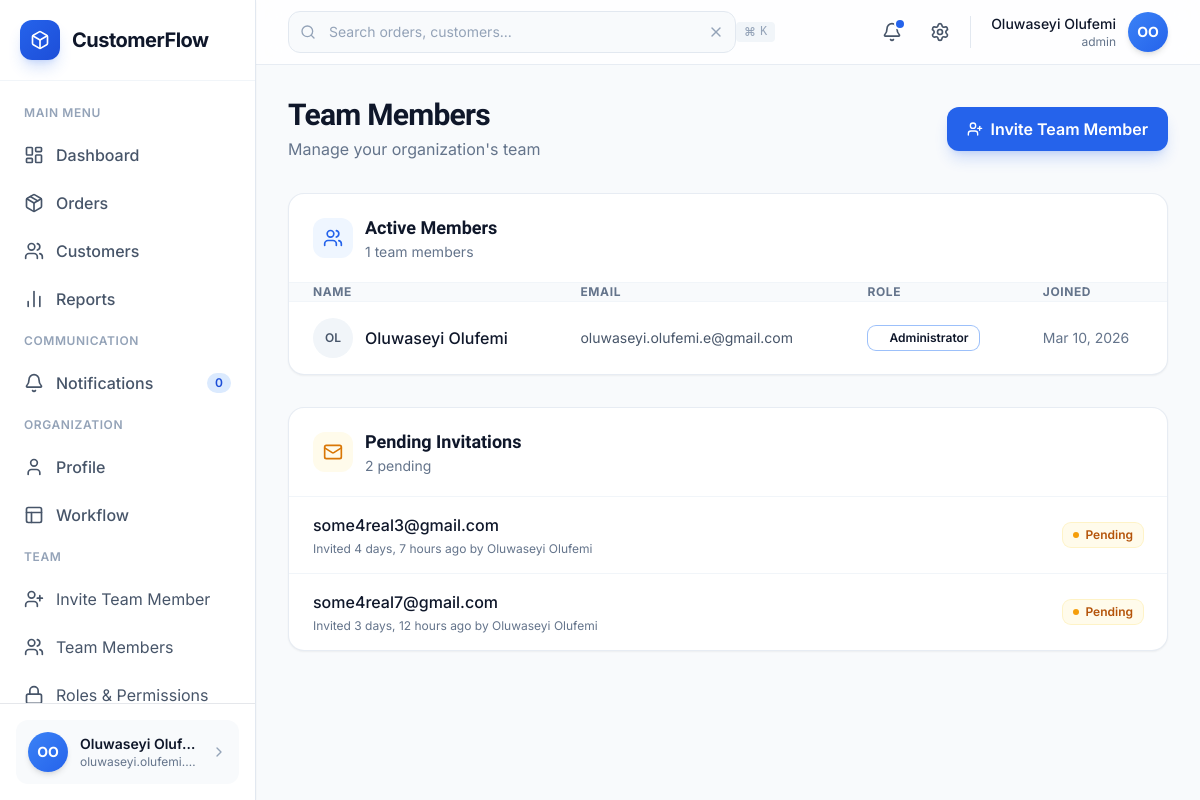
The app's page /accounts/members/ (signed in) with its own data.
### accounts/models.py (models this page shows, shortened)
class User(AbstractUser):
    organization = models.ForeignKey(
        Organization,
        on_delete=models.CASCADE,
        null=True,
        blank=True
    )
    role = models.CharField(
        max_length=50,
        default="staff",
        choices=[
            ("admin", "Admin"),
            ("staff", "Staff"),
        ]
    )

class StaffInvitation(models.Model):
    organization = models.ForeignKey(
        Organization,
        on_delete=models.CASCADE
    )
    email = models.EmailField()
    token = models.CharField(max_length=100, unique=True, default=secrets.token_urlsafe(32))
    created_by = models.ForeignKey(
        User,
        on_delete=models.CASCADE,
        related_name="invitations_sent"
    )
    created_at = models.DateTimeField(auto_now_add=True)
    accepted_at = models.DateTimeField(null=True, blank=True)
    accepted_by = models.ForeignKey(
        User,
        on_delete=models.SET_NULL,
        null=True,
        blank=True,
        related_name="invitations_accepted"
    )
    class Meta:
        unique_together = ('organization', 'email')

### accounts/views.py (the view)
# urls.py: path('members/', views.organization_members, name='organization_members'),
@login_required
def organization_members(request):
    if request.user.role != 'admin':
        messages.error(request, 'Only admins can view members.')
        return redirect('dashboard:home')
    members = User.objects.filter(organization=request.user.organization)
    invitations = StaffInvitation.objects.filter(
        organization=request.user.organization,
        accepted_at__isnull=True
    )
    return render(request, 'accounts/organization_members.html', {
        'members': members,
        'pending_invitations': invitations
    })

### templates/accounts/organization_members.html (shortened to what this page needs)
{% extends "layouts/base.html" %}
{% block content %}
<div class="max-w-6xl mx-auto">
  <div class="flex flex-col md:flex-row md:items-center md:justify-between gap-4 mb-8">
    <div>
      <h1 class="text-2xl md:text-3xl font-bold text-slate-900 font-display tracking-tight">
        Team Members
      </h1>
      <p class="text-slate-500 mt-1">
        Manage your organization's team
      </p>
    </div>
    <a href="{% url 'accounts:invite_staff' %}" class="inline-flex items-center justify-center gap-2 px-5 py-2.5 bg-blue-600 text-white font-semibold rounded-xl shadow-lg shadow-blue-600/20 hover:bg-blue-700 transition-all">
      <i data-lucide="user-plus" class="w-4 h-4"></i>
      Invite Team Member
    </a>
  </div>
  <div class="bg-white rounded-2xl border border-slate-200/80 shadow-sm overflow-hidden mb-8">
    <div class="px-6 py-5 border-b border-slate-100 flex items-center gap-3">
      <div class="w-10 h-10 bg-blue-50 rounded-xl flex items-center justify-center">
        <i data-lucide="users" class="w-5 h-5 text-blue-600"></i>
      </div>
      <div>
        <h2 class="text-lg font-semibold text-slate-900 font-display">
          Active Members
        </h2>
        <p class="text-sm text-slate-500">
          {{ members|length }} team members
        </p>
      </div>
    </div>
    <div class="overflow-x-auto">
      <table class="w-full">
        <thead class="bg-slate-50 border-b border-slate-100">
          <tr class="text-left text-xs font-semibold text-slate-500 uppercase tracking-wider">
            <th class="px-6 py-3">Name</th>
            <th class="px-6 py-3">Email</th>
            <th class="px-6 py-3">Role</th>
            <th class="px-6 py-3">Joined</th>
          </tr>
        </thead>
        <tbody class="divide-y divide-slate-100">
          {% for member in members %}
          <tr class="hover:bg-slate-50 transition">
            <td class="px-6 py-4">
              <div class="flex items-center gap-3">
                <div class="w-10 h-10 rounded-full bg-slate-100 flex items-center justify-center text-xs font-semibold text-slate-600">
                  {{ member.get_full_name|slice:":2"|upper }}
                </div>
                <span class="font-medium text-slate-900">
                  {{ member.get_full_name }}
                </span>
              </div>
            </td>
            <td class="px-6 py-4 text-sm text-slate-600">
              {{ member.email }}
            </td>
            <td class="px-6 py-4 text-sm">
              {% if member.role == 'admin' %}
                <span class="inline-flex items-center gap-1.5 px-2.5 py-1 bg-purple-50 text-purple-700 rounded-lg text-xs font-semibold ring-1 ring-purple-100">
                  <span class="w-1.5 h-1.5 bg-purple-500 rounded-full"></span>
                  Administrator
                </span>
              {% else %}
                <span class="inline-flex items-center gap-1.5 px-2.5 py-1 bg-blue-50 text-blue-700 rounded-lg text-xs font-semibold ring-1 ring-blue-100">
                  <span class="w-1.5 h-1.5 bg-blue-500 rounded-full"></span>
                  Staff
                </span>
              {% endif %}
            </td>
            <td class="px-6 py-4 text-sm text-slate-500">
              {{ member.date_joined|date:"M d, Y" }}
            </td>
          </tr>
          {% endfor %}
        </tbody>
      </table>
    </div>
  </div>
  {% if pending_invitations %}
  <div class="bg-white rounded-2xl border border-slate-200/80 shadow-sm overflow-hidden">
    <div class="px-6 py-5 border-b border-slate-100 flex items-center gap-3">
      <div class="w-10 h-10 bg-amber-50 rounded-xl flex items-center justify-center">
        <i data-lucide="mail" class="w-5 h-5 text-amber-600"></i>
      </div>
      <div>
        <h2 class="text-lg font-semibold text-slate-900 font-display">
          Pending Invitations
        </h2>
        <p class="text-sm text-slate-500">
          {{ pending_invitations|length }} pending
        </p>
      </div>
    </div>
    <div class="divide-y divide-slate-100">
      {% for invitation in pending_invitations %}
      <div class="px-6 py-4 flex items-center justify-between hover:bg-slate-50 transition">
        <div>
          <p class="font-medium text-slate-900">{{ invitation.email }}</p>
          <p class="text-xs text-slate-500 mt-1">
            Invited {{ invitation.created_at|timesince }} ago by {{ invitation.created_by.get_full_name }}
          </p>
        </div>
        <div class="flex items-center gap-2">
          <span class="inline-flex items-center gap-1.5 px-2.5 py-1 bg-amber-50 text-amber-700 rounded-lg text-xs font-semibold ring-1 ring-amber-100">
            <span class="w-1.5 h-1.5 bg-amber-500 rounded-full animate-pulse"></span>
            Pending
          </span>
        </div>
      </div>
      {% endfor %}
    </div>
  </div>
  {% endif %}
</div>
{% endblock %}

### templates/layouts/sidebar.html (shortened to what this page needs)
{% load static %}
<aside id="sidebar"
class="bg-white h-screen fixed left-0 top-0 shadow-sm flex flex-col justify-between z-50
w-64 border-r border-slate-200 transition-transform duration-300
-translate-x-full lg:translate-x-0">
  <div class="p-5 border-b border-slate-100 flex-shrink-0">
    <a href="{% url 'dashboard:landing' %}">
      <div class="flex items-center gap-3">
        <div class="w-10 h-10 rounded-xl bg-gradient-to-br from-blue-600 to-blue-700 flex items-center justify-center shadow-lg shadow-blue-600/20">
          <i data-lucide="box" class="w-5 h-5 text-white"></i>
        </div>
        <span class="text-xl font-bold text-slate-900 tracking-tight">
          CustomerFlow
        </span>
      </div>
    </a>
  </div>
  <nav class="flex-1 px-3 py-4 space-y-1 overflow-y-auto">
    <p class="px-3 py-2 text-xs font-semibold text-slate-400 uppercase tracking-wider">
      Main Menu
    </p>
    <a href="{% url 'dashboard:home' %}"
    class="flex items-center gap-3 px-3 py-2.5 rounded-lg font-medium transition
    {% if request.resolver_match.url_name == 'home' %}
      bg-blue-50 text-blue-700
    {% else %}
      text-slate-600 hover:bg-slate-50 hover:text-slate-900
    {% endif %}">
      <i data-lucide="layout-dashboard" class="w-5 h-5"></i>
      Dashboard
    </a>
    <a href="{% url 'orders:list' %}"
    class="flex items-center gap-3 px-3 py-2.5 rounded-lg font-medium transition
    {% if request.resolver_match.url_name == 'list' and request.resolver_match.app_name == 'orders' %}
      bg-blue-50 text-blue-700
    {% else %}
      text-slate-600 hover:bg-slate-50 hover:text-slate-900
    {% endif %}">
      <i data-lucide="package" class="w-5 h-5"></i>
      Orders
    </a>
    <a href="{% url 'customers:list' %}"
    class="flex items-center gap-3 px-3 py-2.5 rounded-lg font-medium transition
    {% if request.resolver_match.app_name == 'customers' %}
      bg-blue-50 text-blue-700
    {% else %}
      text-slate-600 hover:bg-slate-50 hover:text-slate-900
    {% endif %}">
      <i data-lucide="users" class="w-5 h-5"></i>
      Customers
    </a>
    <a href="#"
    class="flex items-center gap-3 px-3 py-2.5 rounded-lg font-medium transition text-slate-600 hover:bg-slate-50 hover:text-slate-900">
      <i data-lucide="bar-chart-2" class="w-5 h-5"></i>
      Reports
    </a>
    <p class="px-3 py-2 mt-6 text-xs font-semibold text-slate-400 uppercase tracking-wider">
      Communication
    </p>
    <a href="#"
    class="flex items-center gap-3 px-3 py-2.5 rounded-lg font-medium transition text-slate-600 hover:bg-slate-50 hover:text-slate-900">
      <i data-lucide="bell" class="w-5 h-5"></i>
      Notifications
      <span class="ml-auto bg-blue-100 text-blue-700 text-xs font-semibold px-2 py-0.5 rounded-full">0</span>
    </a>
    <p class="px-3 py-2 mt-6 text-xs font-semibold text-slate-400 uppercase tracking-wider">
      Organization
    </p>
    <a href="#"
    class="flex items-center gap-3 px-3 py-2.5 rounded-lg font-medium transition text-slate-600 hover:bg-slate-50 hover:text-slate-900">
      <i data-lucide="user" class="w-5 h-5"></i>
      Profile
    </a>
    <a href="{% url 'workflows:list' %}"
    class="flex items-center gap-3 px-3 py-2.5 rounded-lg font-medium transition
    {% if request.resolver_match.app_name == 'workflows' %}
      bg-blue-50 text-blue-700
    {% else %}
      text-slate-600 hover:bg-slate-50 hover:text-slate-900
    {% endif %}">
      <i data-lucide="layout" class="w-5 h-5"></i>
      Workflow
    </a>
    {% if user.role == 'admin' %}
    <p class="px-3 py-2 mt-6 text-xs font-semibold text-slate-400 uppercase tracking-wider">
      Team
    </p>
    <a href="{% url 'accounts:invite_staff' %}" class="flex items-center gap-3 px-3 py-2.5 rounded-lg text-slate-600 hover:bg-slate-50">
      <i data-lucide="user-plus" class="w-5 h-5"></i>
      Invite Team Member
    </a>
    <a href="{% url 'accounts:organization_members' %}" class="flex items-center gap-3 px-3 py-2.5 rounded-lg text-slate-600 hover:bg-slate-50">
      <i data-lucide="users" class="w-5 h-5"></i>
      Team Members
    </a>
    <a href="#" class="flex items-center gap-3 px-3 py-2.5 rounded-lg text-slate-600 hover:bg-slate-50">
      <i data-lucide="lock" class="w-5 h-5"></i>
      Roles & Permissions
    </a>
    {% endif %}
  </nav>
  <div class="p-4 border-t flex-shrink-0 relative">
    <button id="sidebarUserBtn"
    class="flex items-center gap-3 w-full p-3 rounded-xl bg-slate-50 hover:bg-slate-100 transition">
      <div class="w-10 h-10 rounded-full bg-gradient-to-br from-blue-500 to-blue-600 flex items-center justify-center text-white font-bold text-sm shadow-md">
        {{ user.first_name|slice:":1" }}{{ user.last_name|slice:":1" }}
      </div>
      <div class="flex-1 min-w-0">
        <p class="text-sm font-semibold text-slate-900 truncate">
          {{ user.first_name }} {{ user.last_name }}
        </p>
        <p class="text-xs text-slate-500 truncate">
          {{ user.email }}
        </p>
      </div>
      <i data-lucide="chevron-right" class="w-4 h-4 text-slate-400"></i>
    </button>
  </div>
</aside>

### templates/layouts/navbar.html (shortened to what this page needs)
{% load static %}
<header class="sticky top-0 z-30 bg-white/80 backdrop-blur-md border-b border-slate-200/80">
    <div class="flex items-center justify-between px-4 md:px-6 lg:px-8 h-16">
        <form method="GET" action="{% url 'dashboard:home' %}" class="hidden md:flex items-center flex-1 max-w-md">
            <div class="relative w-full">
                <i data-lucide="search"
                class="absolute left-3 top-1/2 -translate-y-1/2 w-4 h-4 text-slate-400"></i>
                <input
                    type="text"
                    name="q"
                    value="{{ request.GET.q }}"
                    placeholder="Search orders, customers..."
                    class="w-full pl-10 pr-10 py-2.5 bg-slate-50 border border-slate-200 rounded-xl text-sm md:text-base text-slate-900 placeholder-slate-400 focus:outline-none focus:ring-2 focus:ring-blue-500/20 focus:border-blue-500 transition-all"
                >
                <button type="button" onclick="this.previousElementSibling.value='';"
                        class="absolute right-3 top-1/2 -translate-y-1/2 w-4 h-4 text-slate-400 hover:text-slate-600">
                    <i data-lucide="x" class="w-4 h-4"></i>
                </button>
                <kbd class="absolute right-10 top-1/2 -translate-y-1/2 hidden lg:inline-flex items-center gap-1 px-2 py-0.5 text-xs font-medium text-slate-400 bg-slate-100 rounded">
                    <span>⌘</span>K
                </kbd>
            </div>
        </form>
        <div class="flex items-center gap-2 md:gap-3">
            <button class="relative p-2 rounded-lg hover:bg-slate-100 transition-colors">
                <i data-lucide="bell" class="w-5 h-5 text-slate-600"></i>
                <span class="absolute top-1.5 right-1.5 w-2 h-2 bg-blue-600 rounded-full ring-2 ring-white"></span>
            </button>
            <button class="hidden sm:flex p-2 rounded-lg hover:bg-slate-100 transition-colors">
                <i data-lucide="settings" class="w-5 h-5 text-slate-600"></i>
            </button>
            <div class="hidden sm:flex items-center gap-3 pl-2 relative">
                <div class="text-right">
                    <p class="text-sm font-medium text-slate-900">
                        {{ user.first_name }} {{ user.last_name }}
                    </p>
                    <p class="text-xs text-slate-500">{{ user.role }}</p>
                </div>
                <button onclick="toggleUserMenu()" class="w-10 h-10 rounded-full bg-gradient-to-br from-blue-500 to-blue-600 flex items-center justify-center text-white font-bold text-sm shadow-md cursor-pointer hover:shadow-lg transition-shadow">
                    {{ user.first_name|slice:":1" }}{{ user.last_name|slice:":1" }}
                </button>
            </div>
        </div>
    </div>
</header>

### templates/layouts/base.html (style rules this page uses)
:root { --font-sans: 'Inter', -apple-system, BlinkMacSystemFont, 'Segoe UI', sans-serif; --font-display: 'Plus Jakarta Sans', -apple-system, BlinkMacSystemFont, 'Segoe UI', sans-serif; }
* { font-family: var(--font-sans); }
h1, h2, h3, h4, h5, h6, .font-display { font-family: var(--font-display); }
body { font-feature-settings: 'cv11' 1; -webkit-font-smoothing: antialiased; -moz-osx-font-smoothing: grayscale; }

### records on screen
User: first_name "O", last_name "O", first_name "Oluwaseyi", last_name "Oluf…", email "oluwaseyi.olufemi.…", last_name "Olufemi", role "admin", get_full_name "OL", get_full_name "Oluwaseyi Olufemi", email "oluwaseyi.olufemi.e@gmail.com", shows "Administrator", date_joined "Mar 10, 2026"
StaffInvitation: email "some4real3@gmail.com", created_at "4 days, 7 hours", created_by.get_full_name "Oluwaseyi Olufemi"
StaffInvitation: email "some4real7@gmail.com", created_at "3 days, 12 hours", created_by.get_full_name "Oluwaseyi Olufemi"

### other values on screen
{{ members|length }} "1"
{{ pending_invitations|length }} "2"
